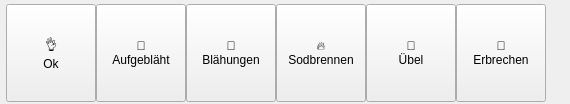
     <widget class="QWidget" name="verdauungContents">
      <property name="geometry">
       <rect>
        <x>0</x>
        <y>0</y>
        <width>570</width>
        <height>104</height>
       </rect>
      </property>
      <widget class="QPushButton" name="cardVerdOk">
       <property name="geometry">
        <rect>
         <x>6</x>
         <y>4</y>
         <width>90</width>
         <height>98</height>
        </rect>
       </property>
       <property name="cursor">
        <cursorShape>PointingHandCursor</cursorShape>
       </property>
       <property name="text">
        <string>👌
Ok</string>
       </property>
       <property name="checkable">
        <bool>true</bool>
       </property>
       <property name="card" stdset="0">
        <string>true</string>
       </property>
      </widget>
      <widget class="QPushButton" name="cardBlaehbauch">
       <property name="geometry">
        <rect>
         <x>96</x>
         <y>4</y>
         <width>90</width>
         <height>98</height>
        </rect>
       </property>
       <property name="cursor">
        <cursorShape>PointingHandCursor</cursorShape>
       </property>
       <property name="text">
        <string>🎈
Aufgebläht</string>
       </property>
       <property name="checkable">
        <bool>true</bool>
       </property>
       <property name="card" stdset="0">
        <string>true</string>
       </property>
      </widget>
      <widget class="QPushButton" name="cardBlaehungen">
       <property name="geometry">
        <rect>
         <x>186</x>
         <y>4</y>
         <width>90</width>
         <height>98</height>
        </rect>
       </property>
       <property name="cursor">
        <cursorShape>PointingHandCursor</cursorShape>
       </property>
       <property name="text">
        <string>💨
Blähungen</string>
       </property>
       <property name="checkable">
        <bool>true</bool>
       </property>
       <property name="card" stdset="0">
        <string>true</string>
       </property>
      </widget>
      <widget class="QPushButton" name="cardSodbrennen">
       <property name="geometry">
        <rect>
         <x>276</x>
         <y>4</y>
         <width>90</width>
         <height>98</height>
        </rect>
       </property>
       <property name="cursor">
        <cursorShape>PointingHandCursor</cursorShape>
       </property>
       <property name="text">
        <string>🔥
Sodbrennen</string>
       </property>
       <property name="checkable">
        <bool>true</bool>
       </property>
       <property name="card" stdset="0">
        <string>true</string>
       </property>
      </widget>
      <widget class="QPushButton" name="cardUebel">
       <property name="geometry">
        <rect>
         <x>366</x>
         <y>4</y>
         <width>90</width>
         <height>98</height>
        </rect>
       </property>
       <property name="cursor">
        <cursorShape>PointingHandCursor</cursorShape>
       </property>
       <property name="text">
        <string>🤢
Übel</string>
       </property>
       <property name="checkable">
        <bool>true</bool>
       </property>
       <property name="card" stdset="0">
        <string>true</string>
       </property>
      </widget>
      <widget class="QPushButton" name="cardErbrechen">
       <property name="geometry">
        <rect>
         <x>456</x>
         <y>4</y>
         <width>90</width>
         <height>98</height>
        </rect>
       </property>
       <property name="cursor">
        <cursorShape>PointingHandCursor</cursorShape>
       </property>
       <property name="text">
        <string>🤮
Erbrechen</string>
       </property>
       <property name="checkable">
        <bool>true</bool>
       </property>
       <property name="card" stdset="0">
        <string>true</string>
       </property>
      </widget>
     </widget>
